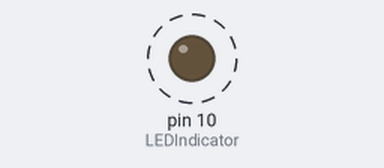
Bench run of a sketch on a simulated Arduino Uno, built with avr-gcc and run on an emulated ATmega328P. Shown: output pins drawn as LEDs (lit = HIGH). Dashed ring = blinking. Pins used as bus, display or sensor lines are not drawn.

Above: at 0.5 s.
Timing chart, 0 to 3.0 s (numbered marks = the images above):
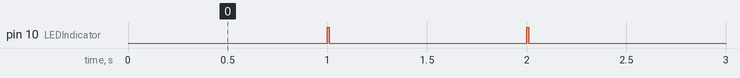

The sketch:

Biphasic_STM.ino
```cpp
/*
Flavio Mourao
NNC / UFMG - 6th November 2018

Biphasic square waves for periodic electrical stimulation

The digital signal is generated through an Arduino with programmable attributes such as wavelengths and interpulse intervals.
This signal from Arduino is decoupled through a simple circuit formed by a Optocoupler and then the output amplitude (0 - 9 V) can be modulated by a potentiometer.

Extra digital outputs are used to reproduce the generated time events and to allow visual feedback through an LED.

*/


const byte TriggerIndicator = 9;                       // output to record events
int delay_pulse_trigger = 1;                           // delay between the real pulse and the digital signal for the recording system
const byte LEDIndicator = 10;                          // LED connected to the digital pin 10 to identify the the programmed frequency
int square_length_LED = 9;                             // square length in milliseconds to trigger the LED. Attention: This delay will be added to the delay of the pin 9,


const byte pulse1       = 11;                          // output signal 1
const byte pulse2       = 12;                          // output signal 2
int square_length = 100;                               // square pulse length in microseconds
int delay_pulses = 35;                                 // delay between pulses in microseconds
float frequency = 1;                                   // frequency
const unsigned long f = (1000000/(frequency*1000));

unsigned long pulseLEDtimer = 0;

void setup()
{
  pinMode(LEDIndicator,OUTPUT);
  pinMode(TriggerIndicator,OUTPUT);
  pinMode(pulse1, OUTPUT);
  pinMode(pulse2, OUTPUT);

  digitalWrite(LEDIndicator, LOW);
  digitalWrite(TriggerIndicator, LOW);
  digitalWrite(pulse1, LOW);
  digitalWrite(pulse2, LOW);


  unsigned long pulseLEDtimer = millis () ;

}

void loop()
{

  if ((millis () - pulseLEDtimer) >= f) {
    pulseLEDtimer = millis();

    digitalWrite(LEDIndicator, HIGH);
    digitalWrite(TriggerIndicator, HIGH);
    digitalWrite(pulse1, HIGH);
    delayMicroseconds(square_length);
    digitalWrite(pulse1, LOW);
    delayMicroseconds(delay_pulses);

    digitalWrite(pulse2, HIGH);
    delayMicroseconds(square_length);
    digitalWrite(pulse2, LOW);

    delay(delay_pulse_trigger);
    digitalWrite(TriggerIndicator, LOW);
    delay(square_length_LED);
    digitalWrite(LEDIndicator, LOW);


  }
}
```

Measured:
- by itself, pin 10 (LEDIndicator): alternates HIGH for 0.01 s and LOW for 0.99 s
